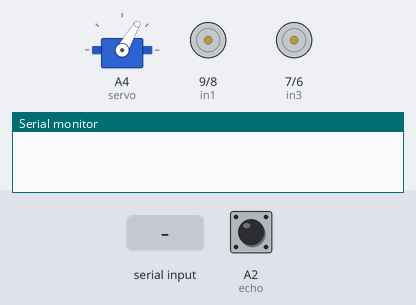
A sketch run on a simulated Arduino Uno, built with avr-gcc and run on an emulated ATmega328P. Parts: servo, motor-driver pin pairs drawn as motors (green arrow = first pin HIGH = forward, orange = second pin HIGH = backward, longer = more drive, scaled by the enable pin), the last lines printed to the serial monitor. Wiring (inferred from the names in the program): servo: signal A4. The inputs (shaded band) are chosen by the test bench; at power-on: A2 (echo) LOW. Servo pulses on a pin are drawn as a servo (544–2400 µs = 0–180°).

Above: at 3.0 s.
3.1 s: "1\n" received over the second serial link
At 5.7 s:
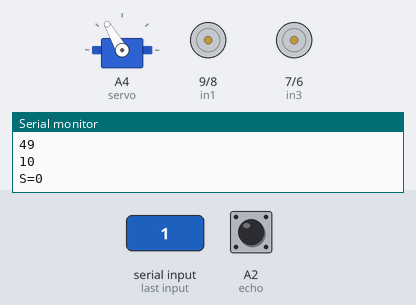
At 9.04 s:
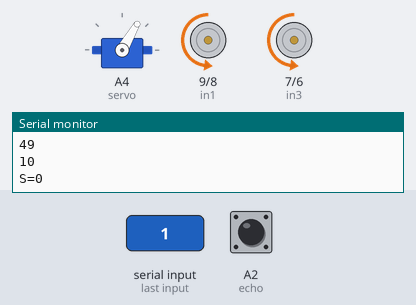
9.1 s: "0\n" received over the second serial link
At 10.4 s:
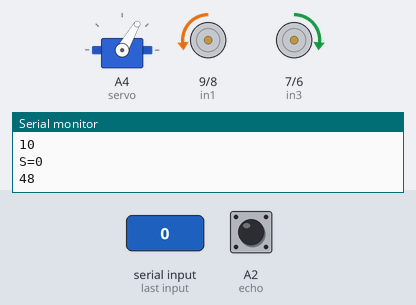
12.1 s: A2 (echo) pulsed HIGH 2 times (0.12 s each, 0.3 s apart)
Timing chart, 0 to 24.1 s (numbered marks = the images above; inputs shaded):
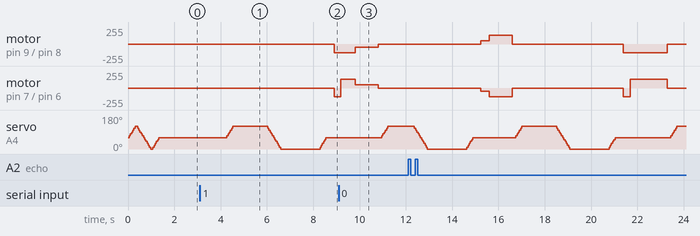

The sketch:

oppy02.ino
```cpp
#include <SoftwareSerial.h>
SoftwareSerial BT_Serial(2, 3); // RX, TX

#define enA 10
#define in1 9
#define in2 8
#define in3 7
#define in4 6
#define enB 5

#define servo A4

#define echo A2    //Echo pin
#define trigger A3 //Trigger pin

int distance_L, distance_F = 30, distance_R;
long distance;
int set = 20;

int bt_data; // Variable que recibe los datos del serial port
int Speed = 130;
int mode=0;
int IR_data;

void setup(){ // declaraciones del setup

pinMode(echo, INPUT );// Ultrasonido Echo pin o input
pinMode(trigger, OUTPUT); // Ultrasonido Trigger pin o Output

pinMode(enA, OUTPUT);
pinMode(in1, OUTPUT);
pinMode(in2, OUTPUT);
pinMode(in3, OUTPUT);
pinMode(in4, OUTPUT);
pinMode(enB, OUTPUT);

Serial.begin(9600); // start serial communication at 9600bps
BT_Serial.begin(9600);

pinMode(servo, OUTPUT);

 for (int angle = 60; angle <= 120; angle += 10)  {
   servoPulse(servo, angle);  }
 for (int angle = 120; angle >= 0; angle -= 10)  {
   servoPulse(servo, angle);  }

 for (int angle = 0; angle <= 60; angle += 10)  {
   servoPulse(servo, angle);  }
delay(500);
}


void loop(){

if(BT_Serial.available() > 0){  // si es que se recibe datos lo guarda
bt_data = BT_Serial.read();
Serial.println(bt_data);
if(bt_data > 20){Speed = bt_data;}
}

     if(bt_data == 8){mode=0; Stop();}    // Modo Manual
else if(bt_data == 9){mode=1; Speed=130;} // Reservado
else if(bt_data ==10){mode=2; Speed=130;} // Esquivador de obstaculos

analogWrite(enA, Speed); // velocidad para el motor1
analogWrite(enB, Speed); // velocidad para el motor2

if(mode==0){

// Controles del mando
     if(bt_data == 1){forward(); }
else if(bt_data == 2){backward();}
else if(bt_data == 3){turnLeft();}
else if(bt_data == 4){turnRight();}
else if(bt_data == 5){Stop(); }

// Control de voz
else if(bt_data == 6){turnLeft();  delay(400);  bt_data = 5;}
else if(bt_data == 7){turnRight(); delay(400);  bt_data = 5;}
else if(bt_data == 11){forward();  delay(1000);  bt_data = 5;}
else if(bt_data == 12){backward(); delay(1000);  bt_data = 5;}
else if(bt_data == 13){turnLeft();  delay(1000);  bt_data = 5;}
else if(bt_data == 14){turnRight(); delay(1000);  bt_data = 5;}
else if(bt_data == 15){forward();  delay(200); Stop(); delay(200); backward(); delay(200); Stop(); delay(200); forward(); delay(200); Stop(); delay(200); backward(); delay(200);  bt_data = 5;} // if the bt_data '15' Adelante y atrás
else if(bt_data == 16){turnLeft();  delay(200); Stop(); delay(100); turnRight(); delay(200); Stop(); delay(100); turnLeft();  delay(200); Stop(); delay(100); turnRight(); delay(200);  bt_data = 5;} // if the bt_data '16' Izquierda y derecha
}

// mode =1 reservado uu

if(mode==2){
// Modo esquiva u Obstacle avoiding
 distance_F = Ultrasonic_read();
 Serial.print("S=");Serial.println(distance_F);
  if (distance_F > set){forward();}
    else{Check_side();}
}

delay(10);
}

void servoPulse (int pin, int angle){
int pwm = (angle*11) + 500;      // Convertir angulos en microsegundos
 digitalWrite(pin, HIGH);
 delayMicroseconds(pwm);
 digitalWrite(pin, LOW);
 delay(50);                   // Descansito
}

// Lectura del ultradsonido
long Ultrasonic_read(){
  digitalWrite(trigger, LOW);
  delayMicroseconds(2);
  digitalWrite(trigger, HIGH);
  delayMicroseconds(10);
  distance = pulseIn (echo, HIGH);
  return distance / 29 / 2;
}

void compareDistance(){
       if (distance_L > distance_R){
  turnLeft();
  delay(350);
  }
  else if (distance_R > distance_L){
  turnRight();
  delay(350);
  }
  else{
  backward();
  delay(300);
  turnRight();
  delay(600);
  }
}

void Check_side(){ // verificador
    Stop();
    delay(100);
 for (int angle = 60; angle <= 120; angle += 10)  {
   servoPulse(servo, angle);  }
    delay(300);
    distance_L = Ultrasonic_read();
    delay(100);
  for (int angle = 120; angle >= 0; angle -= 10)  {
   servoPulse(servo, angle);  }
    delay(500);
    distance_R = Ultrasonic_read();
    delay(100);
 for (int angle = 0; angle <= 60; angle += 10)  {
   servoPulse(servo, angle);  }
    delay(300);
    compareDistance();
}

void forward(){
digitalWrite(in1, HIGH);
digitalWrite(in2, LOW);
digitalWrite(in3, HIGH);
digitalWrite(in4, LOW);
}

void backward(){
digitalWrite(in1, LOW);
digitalWrite(in2, HIGH);
digitalWrite(in3, LOW);
digitalWrite(in4, HIGH);
}

void turnRight(){
digitalWrite(in1, LOW);
digitalWrite(in2, HIGH);
digitalWrite(in3, HIGH);
digitalWrite(in4, LOW);
}

void turnLeft(){
digitalWrite(in1, HIGH);
digitalWrite(in2, LOW);
digitalWrite(in3, LOW);
digitalWrite(in4, HIGH);
}

void Stop(){
digitalWrite(in1, LOW);
digitalWrite(in2, LOW);
digitalWrite(in3, LOW);
digitalWrite(in4, LOW);
}
```

Measured:
- after the input at 3.1 s, motor on pin 9 (in1) / pin 8 (in2), motor on pin 7 (in3) / pin 6 (in4): stopped → backward 130/255 after 5.8 s
- after the input at 9.1 s, motor on pin 9 (in1) / pin 8 (in2): backward 130/255 → backward 48/255 after 0.71 s, → stopped 1.0 s later
